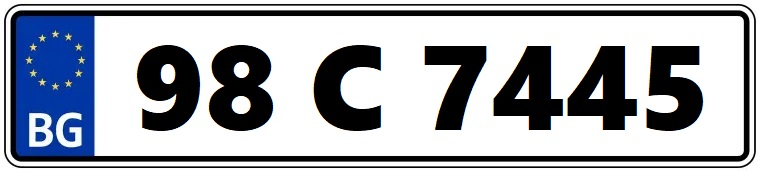
#> input picture ideal/p1.jpg, 758 x 171 px; its folder holds only this picture in this run
$ jupyter execute --allow-errors Project.ipynb   (older library calls are emulated)
#> lines starting #> are read from the running program, lines starting #| are printed output that depends on the picture; after the words box and inside, x2 and y2 are one past the last pixel; in counts of white or black regions, pixels touching at a corner belong together
<center>

###### Signals & Systems
## Project - Phase 2
### Mahan Zamani(402101877) - Sina Hashemi(402102668)

---

---

---

## 1 Project Description and Theoretical Questions

### 1.1 Introduction to License Plate Recognition (LPR)

#### 1.1.1 Two-Dimensional Correlation

##### 1. What is the mathematical definition of correlation between two signals? Explain it in your own words and write the standard formula. What does the correlation value represent?

In this project, we use **Pearson correlation**, which measures how similar the **shape** of two signals is, regardless of their brightness or scale. It tells us whether two patterns rise and fall together (positive correlation), in opposite directions (negative), or have no relation at all (zero).

This type of correlation is **normalized**, meaning it always falls between –1 and +1:

* +1: Perfect match
* 0: No similarity
* –1: Perfect opposite

It is more reliable than raw cross-correlation for comparing image segments, because it eliminates the effect of constant brightness or low contrast.

**Formula:**:
Given two signals $x[n]$ and $y[n]$ of length $N$:

$$
\text{Corr}(x, y) = \frac{\sum_{n=0}^{N-1} (x[n] - \mu_x)(y[n] - \mu_y)}{\sqrt{\sum (x[n] - \mu_x)^2} \cdot \sqrt{\sum (y[n] - \mu_y)^2}}
$$

Where:

* $\mu_x$: mean of signal $x$
* $\mu_y$: mean of signal $y$
* The result lies in the range $[-1, 1]$

This method works well for **pattern matching**, even if the overall intensity (brightness) of the image changes, which is useful in real-world conditions.

---

##### 2. Research and explain how a method designed for one-dimensional signals can be used to compare images or image segments. Describe your proposed approach clearly. (Do not explain 2D correlation.)

Although images are 2D, we can apply 1D Pearson correlation in two passes — first across rows, then across columns — to compute similarity without using 2D correlation.

Here's a step-by-step method:

1. Ensure the **template image** (e.g., character ‘A’) and the **target image** (license plate character segment) are the same size: $N \times M$.
2. Normalize both to grayscale and resize/crop if needed.
3. For each row $i \in [0, N-1]$:
  * Extract row vectors:
    $x_i = \text{template}[i, :]$
    $y_i = \text{target}[i, :]$
  * Compute **Pearson correlation** between $x_i$ and $y_i$.
  * Store the result as $r_{\text{row}}[i]$
4. Compute the **average of all row-wise correlation values**:
$$
\text{score}_{\text{row}} = \frac{1}{N} \sum_{i=0}^{N-1} r_{\text{row}}[i]
$$
5. For each column $j \in [0, M-1]$:
  * Extract column vectors:
    $x_j = \text{template}[:, j]$
    $y_j = \text{target}[:, j]$
  * Compute **Pearson correlation** between $x_j$ and $y_j$.
  * Store the result as $r_{\text{col}}[j]$
6. Compute the **average of all column-wise correlation values**:
$$
\text{score}_{\text{col}} = \frac{1}{M} \sum_{j=0}^{M-1} r_{\text{col}}[j]
$$
7. Combine both row and column scores using a weighted average:
$$
\text{final score} = \frac{\text{score}_{\text{row}} + \text{score}_{\text{col}}}{2}
$$

This method compares both **horizontal and vertical patterns** using only 1D correlation. It is more sensitive to noise, rotation, and misalignment than full 2D correlation, but it's computationally simpler.

---

#### 1.1.2 Image Blurring and Degradation Modeling

##### 1. Explain how this 1D filter is applied to images, and also explain the parameter p and its effect on the filter's performance.

$$H_{blur} = \frac{1 - p}{1 - p z^{-1}}$$

**Filter Properties:**

- Type: Infinite Impulse Response (IIR)
- Frequency Response: Low-pass
- zeros & poles: one zero at 0 one pole at p

**Impact on the Spatial Domain:**

The filter operates using the following recurrence relation:
$$ y[n] = (1 - p) x[n] + p y[n-1] $$

**Observed Effect on the Image:**

The filter introduces **motion blur**, which aligns with theoretical expectations:
- Low-pass filters blur images by attenuating high-frequency details
- The equation shows each pixel's intensity depends on its previous value, mimicking motion blur's temporal propagation

**Impact of Parameter p:**

When analyzing the pole-zero plot:
- The filter has a single pole on the unit circle
- As p increases:
  - The pole moves closer to the unit circle
  - Low-pass effect intensifies
  - Image blurring becomes stronger

**Filter Application on Images:**

Since the filter is one-dimensional (1D), it cannot be directly applied to a 2D image. However, it can be applied either row-wise or column-wise.

---

##### 2. If we assume that we have the blur transformation function (blur kernel) of the channel, can we recover a high-quality and clean image? Why?

**The Problem: Naive Deconvolution Fails**

Given a blurry image y, blur kernel h, and noise n, the true image x satisfies:
$$
y = h * x + n
$$
where * denotes convolution.

The naive solution $$ X = Y / H $$ (in Fourier domain) fails because:
1. Zeros in  H : Division by zero causes instability.
2. Noise Amplification: N / H corrupts the estimate.

**Wiener Deconvolution: Theory**

The Wiener filter minimizes the Mean Squared Error (MSE) between X and its estimate X'.

**Frequency-Domain Formula**

$$
\hat{X} = \left[ \frac{H^*}{|H|^2 + NSR} \right] Y
$$
- H*: Complex conjugate of blur kernel H.
- NSR: Noise-to-signal ratio.

---

#### 1.1.3 Sampling Rate and Resolution Effects

##### 1. Do a bit of research on 2D sampling theory and briefly summarize your understanding.

2D sampling theory extends the principles of Nyquist-Shannon sampling theory from 1D signals (e.g., audio) to 2D signals (e.g., images). The key idea is that a continuous 2D signal (like an optical image) must be sampled at a sufficient rate to avoid aliasing (distortion caused by undersampling).

---

---

## 2 Implementation

[cell 1]
import os
import cv2
import numpy as np
from scipy import fftpack
import matplotlib.pyplot as plt

### 2.1 Ideal Case – Controlled Environment

#### 2.1.1. Write a function that takes a license plate image as input and split the image into its individual characters (both digits and letters). Plot each segmented character.

[cell 2]
def segment_characters(plate_image_path):
    """
    Segments characters from a license plate image.

    Parameters:
    plate_image_path (str/np.array): File path OR preloaded grayscale image

    Returns:
    list: Grayscale character images (80x40 numpy arrays)
    """
#> called with plate_image_path = '../ideal/p1.jpg'

    # Step 1: Load and convert to grayscale
    try:
        image = cv2.imread(plate_image_path)
#> image is the input picture: shape (171, 758, 3); mean B, G, R 175, 167.5, 163.7
        gray = cv2.cvtColor(image, cv2.COLOR_BGR2GRAY)
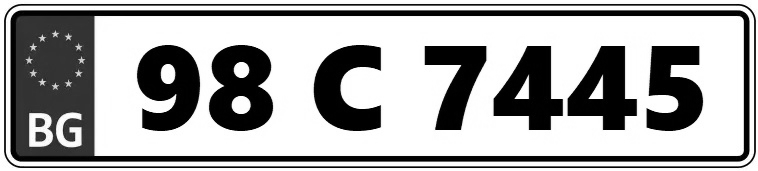
#> gray: shape (171, 758); min 0, max 255, mean 167.2
    except Exception as e:
        # To support the second part of the program
        image = plate_image_path
        gray = image

    # Step 2: Threshold the image to binary
    # characters(dark) -> white, background(light) -> black
    mean_val = np.mean(gray)
#> mean_val = 167.2
    binary = np.where(gray > mean_val, 0, 255).astype(np.uint8)
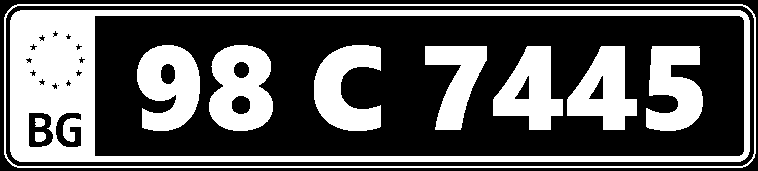
#> binary: shape (171, 758); 37.2% white; 11 white regions, largest, box (x1, y1, x2, y2) and area: (10, 10, 750, 162) 20100, (209, 45, 273, 131) 4003, (137, 45, 200, 131) 3825

    # Step 3: Remove borders and blue area on the left
    # We'll skip the first 15% of columns to avoid EU symbol and blue strip
    binary[:, :int(0.15 * binary.shape[1])] = 0
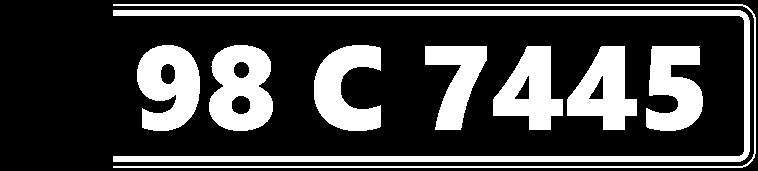
#> binary: shape (171, 758); 27.5% white; 9 white regions

    # Step 4: Use contours to find character regions
    contours, _ = cv2.findContours(binary, cv2.RETR_EXTERNAL, cv2.CHAIN_APPROX_SIMPLE)
#> contours = 9 contours; largest, box (x1, y1, x2, y2) and area: (113, 10, 750, 162) 7022, (209, 45, 273, 131) 4338, (137, 45, 200, 131) 3909, (567, 46, 637, 130) 3438, (493, 46, 563, 130) 3438

    # Step 5: Filter and sort bounding boxes (only keep likely characters)
    char_boxes = []
    for cnt in contours:
        x, y, w, h = cv2.boundingRect(cnt)
        aspect_ratio = h / w
        if 0.5 < aspect_ratio < 5 and h > 0.4 * binary.shape[0]:  # likely a character
            char_boxes.append((x, y, w, h))
#> this loop made 9 passes
#> (x, y, w, h, aspect_ratio) on passes 1 to 8: (646, 46, 57, 85, 1.49), (567, 46, 70, 84, 1.2), (493, 46, 70, 84, 1.2), (425, 46, 62, 84, 1.35), (314, 45, 67, 86, 1.28), (209, 45, 64, 86, 1.34), (137, 45, 63, 86, 1.37), (113, 10, 637, 152, 0.239)
#> after the loop, char_boxes = [(646, 46, 57, 85), (567, 46, 70, 84), (493, 46, 70, 84), (425, 46, 62, 84), (314, 45, 67, 86), (209, 45, 64, 86), (137, 45, 63, 86)]

    # Sort left to right
    char_boxes = sorted(char_boxes, key=lambda b: b[0])
#> char_boxes = [(137, 45, 63, 86), (209, 45, 64, 86), (314, 45, 67, 86), (425, 46, 62, 84), (493, 46, 70, 84), (567, 46, 70, 84), (646, 46, 57, 85)]

    # Step 6: Extract character images
    characters = []
    for x, y, w, h in char_boxes:
        char_img = gray[y-4:y+h+4, x-4:x+w+4]
        char_img = cv2.resize(char_img, (40, 80))  # Ensure size matches templates
        characters.append(char_img)
#> this loop made 7 passes
#> pass 1, in segment_characters, `char_img = gray[y-4:y+h+4, x-4:x+w+4]`:
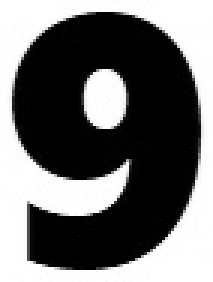
#> char_img: shape (94, 71) (shown 3 times larger); min 0, max 255, mean 110.9
#> pass 1, in segment_characters, `char_img = cv2.resize(char_img, (40, 80))`:
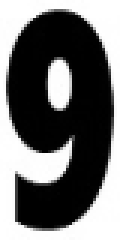
#> char_img: shape (80, 40) (shown 3 times larger); min 0, max 255, mean 110.6
#> pass 2, in segment_characters, `char_img = gray[y-4:y+h+4, x-4:x+w+4]`:
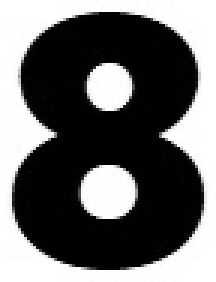
#> char_img: shape (94, 72) (shown 3 times larger); min 0, max 255, mean 105.9
#> pass 2, in segment_characters, `char_img = cv2.resize(char_img, (40, 80))`:
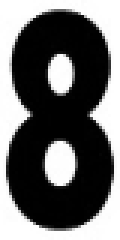
#> char_img: shape (80, 40) (shown 3 times larger); min 0, max 255, mean 105.7
#> after the loop, characters = 7 items

    return characters

The `segment_characters` function uses `cv2.imread` to load the image from a file path and `cv2.cvtColor(..., cv2.COLOR_BGR2GRAY)` to convert the image from BGR (color) to grayscale.

Then, it calculates the mean pixel value of the grayscale image. The function converts bright areas (assumed to be background) to black (0), and darker regions (characters) to white (255).
This manual thresholding method is useful when adaptive methods fail due to uniform lighting or embossing.

After removing leftmost 15% of the image, it finds contours of character regions.
- `cv2.findContours`: Detects contours (closed shapes) in the binary image.
- `cv2.RETR_EXTERNAL`: Only retrieves external contours (ignores nested ones).
- `cv2.CHAIN_APPROX_SIMPLE`: Compresses horizontal, vertical, and diagonal segments to save memory.

After filtering out contours that are too small or have unrealistic shape (like noise), Characters are then sorted from left to right using the `x` coordinate.

Each character is cropped from the original grayscale image with a 4-pixel padding to preserve borders. Then resized to 40×80 pixels to match the reference template size.

[cell 3]
idealCharsList = []

#> (the rest of this cell did not finish here and is left out)

#### 2.1.2. Now, using the provided technique, recognize each character and print the final license plate as output. Make sure to report the correlation value obtained for character recognition.(Do this for all the license plates in "ideal" folder.)

[cell 4]
# [38 lines left out: function pearson_corr, not called in this run]


def load_templates(folder):
    """
    Loads all character templates from a folder and resizes them.

    Parameters:
    folder (str): Path to a folder containing character images

    Returns:
    dict: Dictionary mapping character labels (str) to grayscale images (np.array)
    """
    templates = {}

    for filename in os.listdir(folder):
        if filename.endswith(".jpg"):
            label = os.path.splitext(filename)[0]  # Extract character label from filename
            img = cv2.imread(os.path.join(folder, filename), cv2.IMREAD_GRAYSCALE)
            img = cv2.resize(img, (40, 80))  # Normalize size
            templates[label] = img

    return templates

def recognize_plate(char_images, letters_path="../letters", numbers_path="../numbers"):
    """
    Recognizes a sequence of characters from a list of segmented character images.

    Parameters:
    char_images (list): List of 40x80 grayscale images of individual characters
    letters_path (str): Path to folder containing letter templates
    numbers_path (str): Path to folder containing digit templates

    Returns:
    tuple:
        - recognized (str): Recognized license plate string
        - correlations (list of dict): Correlation values per character per template
        - bestCorrelations (list of float): Highest correlation for each character
    """
    # Load all templates
    templates = dict()
    templates.update(load_templates(letters_path))
    templates.update(load_templates(numbers_path))

    recognized = ""
    correlations = []      # Full dictionary of correlation values for each character
    bestCorrelations = []  # Only best values for reporting

    for i, char_img in enumerate(char_images):
        charCorr = dict()
        char_img = cv2.resize(char_img, (40, 80))  # Ensure the input char matches template size

        best_char = '?'
        best_corr = -1

        # Compare each character with every template using Pearson correlation
        for label, tmpl_img in templates.items():
            corr = pearson_corr(char_img, tmpl_img)
            charCorr[label] = corr

            if corr > best_corr:
                best_corr = corr
                best_char = label

        recognized += best_char
        correlations.append(charCorr)
        bestCorrelations.append(best_corr)

    return recognized, correlations, bestCorrelations

#> (a cell that did not finish here is left out)

#### 2.1.3. In this step, analyze the effect of spatial downsampling (i.e., resolution reduction) on character recognition accuracy.
- Apply downsampling to the license plate image before performing character segmentation and also plot before and after.
- Repeat the character segmentation and recognition process for multiple downsampling rates (e.g., 1/2, 1/4, 1/6, ...).
- For each rate, evaluate whether the characters are still recognizable using your correlation-based method.
- Determine and report the minimum sampling rate at which the license plate is still correctly recognizable.
- Plot or tabulate your findings to show how recognition accuracy changes with sampling rate.
- It is not necessary to include all the processes for all the license plates in "ideal" folder in the report. Therefore, include the processing steps for one license plate image in the report, and only report the final outputs for the remaining license plates .

[cell 6]
def downsample(img, factor):
    """
    Downsample by selecting every 'factor'-th pixel.
    """
    downsampled = img[::factor, ::factor]
    return downsampled

[cell 7]
idealPlate1 = cv2.imread('../ideal/p1.jpg', cv2.IMREAD_GRAYSCALE)
idealPlate2 = cv2.imread('../ideal/p2.jpg', cv2.IMREAD_GRAYSCALE)
idealPlate3 = cv2.imread('../ideal/p3.jpg', cv2.IMREAD_GRAYSCALE)
idealPlate4 = cv2.imread('../ideal/p4.jpg', cv2.IMREAD_GRAYSCALE)
idealPlates = [idealPlate1, idealPlate2, idealPlate3, idealPlate4]

#> (the rest of this cell did not finish here and is left out)

        recognized, corr_vals, best_corrs = recognize_plate(segment_characters(temp))
        print(f"for plate {j+1}, Down-Sampling 1/{2**i} We have recognized plate: {recognized}")
        plt.subplot(1, 5, i+1), plt.imshow(temp, cmap='gray'), plt.title(f'Down1/{2**i} plate {j+1}'), plt.axis(False)
    plt.tight_layout()
    plt.show()

Due to experiments result minimum sampling rate which license plates are still recognizable is 1/4.

### 2.2 Realistic Case – Simulated Real-World Conditions

#### 2.2.1. Attempt to extract the license plate characters using the functions from the previous section. Evaluate whether character recognition is successful without any deblurring.

[cell 8]
realisticCharsList = []

#> (the rest of this cell did not finish here and is left out)

#> the loop in segment_characters (call 4), `for cnt in contours:` made 9 passes
#> after the loop in segment_characters (call 4), `for cnt in contours:`: char_boxes = [(646, 46, 57, 85), (567, 46, 70, 84), (493, 46, 70, 84), (425, 46, 62, 84), (314, 45, 67, 86), (209, 45, 64, 86), (137, 45, 63, 86)]
#> in segment_characters (call 4), `char_boxes = sorted(char_boxes, key=lambda b: b[0])`: char_boxes = [(137, 45, 63, 86), (209, 45, 64, 86), (314, 45, 67, 86), (425, 46, 62, 84), (493, 46, 70, 84), (567, 46, 70, 84), (646, 46, 57, 85)]
#> the loop in segment_characters (call 4), `for x, y, w, h in char_boxes:` made 7 passes
#> pass 3, in segment_characters (call 4), `char_img = gray[y-4:y+h+4, x-4:x+w+4]`:
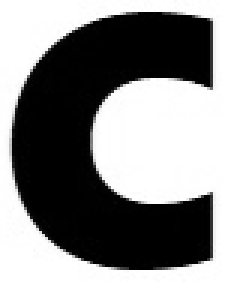
#> char_img: shape (94, 75) (shown 3 times larger); min 0, max 255, mean 128
#> pass 3, in segment_characters (call 4), `char_img = cv2.resize(char_img, (40, 80))`:
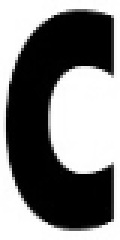
#> char_img: shape (80, 40) (shown 3 times larger); min 0, max 255, mean 127.6

fig2, ax = plt.subplots(4, 7)
for i in range(4):
        for j in range(len(realisticCharsList[i])):
            ax[i][j].imshow(realisticCharsList[i][j], cmap='gray')
            ax[i][j].axis('off')
fig2.suptitle('Segmented Characters')

#> (a cell that did not finish here is left out)

    print(recognized)
    print("Best Correlations: ", best_corrs)

As is clear from the results, our function is not capable of reading a real license plate.

#### 2.2.2. Since your answer to the previous section is likely negative, you should now use the available information to extract higher-quality and higher-resolution images. Estimate the optimal value of p and use it to find deblur filter.

As explained in Section 1.1.2, *p* represents the intensity of the filter. A higher value of *p* (where 0 < *p* < 1) results in a more blurred image during filtering, while during deblurring, a higher *p* value leads to a higher-quality recovered image.

Based on experimental results, *p* = 0.99 has been found to be an optimal value for achieving high-quality image recovery. However, it is important to note that setting *p* too close to 1 (or exceeding reasonable limits) can introduce excessive distortion, negatively affecting the output. Therefore, values should be carefully chosen to balance clarity and artifacts.

#### 2.2.3. The blur in the provided license plate images is modeled using a one-dimensional linear filter. As discussed earlier, such filters can be applied to two-dimensional images in horizontal and vertical directions. Apply the filter you obtained in the previous section (with the estimated optimal parameter p) to deblur the image. Plot and save the deblurred images. Select the clearest version for further processing.

[cell 10]
def recover_motion_blurry_img(img, p=0.99, direction='right'):
    """
    Recover a motion-blurred image with specified direction.

    Parameters:
    - img: Input blurred image (grayscale)
    - p: Blur parameter (0 < p < 1)
    - direction: Blur direction ('left', 'right', 'up', 'down')
    """
#> called with p = 0.99, direction = 'right'
    img = img.astype(np.float32) / 255.0  # Convert to float32 and normalize

    org_M, org_N = img.shape

    # Determine padding based on direction
    if direction in ('left', 'right'):
        c = org_N
        paddedImg = cv2.copyMakeBorder(img, 0, 0, c, c, cv2.BORDER_REPLICATE)
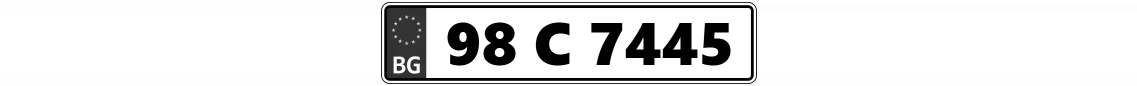
#> paddedImg: shape (171, 2274) float32 (shown at 1/2 size); min 0, max 1, mean 0.885
    else:  # up or down
        c = org_M
        paddedImg = cv2.copyMakeBorder(img, c, c, 0, 0, cv2.BORDER_REPLICATE)

    M, N = paddedImg.shape

    # Create the appropriate filter based on direction
    if direction in ('left', 'right'):
        u = np.arange(N)
#> (the rest of the program and of its run is left out)
